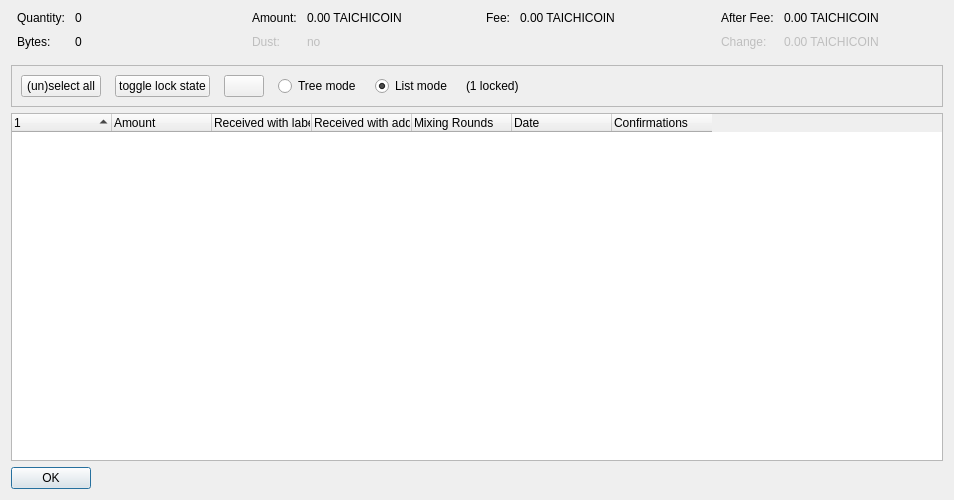
<?xml version="1.0" encoding="UTF-8"?>
<ui version="4.0">
 <class>CoinControlDialog</class>
 <widget class="QDialog" name="CoinControlDialog">
  <property name="geometry">
   <rect>
    <x>0</x>
    <y>0</y>
    <width>954</width>
    <height>500</height>
   </rect>
  </property>
  <property name="windowTitle">
   <string>Coin Selection</string>
  </property>
  <layout class="QVBoxLayout" name="verticalLayout">
   <item>
    <layout class="QHBoxLayout" name="horizontalLayoutTop" stretch="0,0,0,0">
     <property name="topMargin">
      <number>0</number>
     </property>
     <property name="bottomMargin">
      <number>10</number>
     </property>
     <item>
      <layout class="QFormLayout" name="formLayoutCoinControl1">
       <property name="horizontalSpacing">
        <number>10</number>
       </property>
       <property name="verticalSpacing">
        <number>10</number>
       </property>
       <property name="leftMargin">
        <number>6</number>
       </property>
       <property name="rightMargin">
        <number>6</number>
       </property>
       <item row="0" column="0">
        <widget class="QLabel" name="labelCoinControlQuantityText">
         <property name="text">
          <string>Quantity:</string>
         </property>
        </widget>
       </item>
       <item row="0" column="1">
        <widget class="QLabel" name="labelCoinControlQuantity">
         <property name="cursor">
          <cursorShape>IBeamCursor</cursorShape>
         </property>
         <property name="contextMenuPolicy">
          <enum>Qt::ActionsContextMenu</enum>
         </property>
         <property name="text">
          <string notr="true">0</string>
         </property>
         <property name="textInteractionFlags">
          <set>Qt::LinksAccessibleByMouse|Qt::TextSelectableByKeyboard|Qt::TextSelectableByMouse</set>
         </property>
        </widget>
       </item>
       <item row="1" column="0">
        <widget class="QLabel" name="labelCoinControlBytesText">
         <property name="text">
          <string>Bytes:</string>
         </property>
        </widget>
       </item>
       <item row="1" column="1">
        <widget class="QLabel" name="labelCoinControlBytes">
         <property name="cursor">
          <cursorShape>IBeamCursor</cursorShape>
         </property>
         <property name="contextMenuPolicy">
          <enum>Qt::ActionsContextMenu</enum>
         </property>
         <property name="text">
          <string notr="true">0</string>
         </property>
         <property name="textInteractionFlags">
          <set>Qt::LinksAccessibleByMouse|Qt::TextSelectableByKeyboard|Qt::TextSelectableByMouse</set>
         </property>
        </widget>
       </item>
      </layout>
     </item>
     <item>
      <layout class="QFormLayout" name="formLayoutCoinControl2">
       <property name="horizontalSpacing">
        <number>10</number>
       </property>
       <property name="verticalSpacing">
        <number>10</number>
       </property>
       <property name="leftMargin">
        <number>6</number>
       </property>
       <property name="rightMargin">
        <number>6</number>
       </property>
       <item row="0" column="0">
        <widget class="QLabel" name="labelCoinControlAmountText">
         <property name="text">
          <string>Amount:</string>
         </property>
        </widget>
       </item>
       <item row="0" column="1">
        <widget class="QLabel" name="labelCoinControlAmount">
         <property name="cursor">
          <cursorShape>IBeamCursor</cursorShape>
         </property>
         <property name="contextMenuPolicy">
          <enum>Qt::ActionsContextMenu</enum>
         </property>
         <property name="text">
          <string notr="true">0.00 TAICHICOIN</string>
         </property>
         <property name="textInteractionFlags">
          <set>Qt::LinksAccessibleByMouse|Qt::TextSelectableByKeyboard|Qt::TextSelectableByMouse</set>
         </property>
        </widget>
       </item>
       <item row="1" column="0">
        <widget class="QLabel" name="labelCoinControlLowOutputText">
         <property name="enabled">
          <bool>false</bool>
         </property>
         <property name="text">
          <string>Dust:</string>
         </property>
        </widget>
       </item>
       <item row="1" column="1">
        <widget class="QLabel" name="labelCoinControlLowOutput">
         <property name="enabled">
          <bool>false</bool>
         </property>
         <property name="cursor">
          <cursorShape>IBeamCursor</cursorShape>
         </property>
         <property name="contextMenuPolicy">
          <enum>Qt::ActionsContextMenu</enum>
         </property>
         <property name="text">
          <string notr="true">no</string>
         </property>
         <property name="textInteractionFlags">
          <set>Qt::LinksAccessibleByMouse|Qt::TextSelectableByKeyboard|Qt::TextSelectableByMouse</set>
         </property>
        </widget>
       </item>
      </layout>
     </item>
     <item>
      <layout class="QFormLayout" name="formLayoutCoinControl3">
       <property name="horizontalSpacing">
        <number>10</number>
       </property>
       <property name="verticalSpacing">
        <number>10</number>
       </property>
       <property name="leftMargin">
        <number>6</number>
       </property>
       <property name="rightMargin">
        <number>6</number>
       </property>
       <item row="0" column="0">
        <widget class="QLabel" name="labelCoinControlFeeText">
         <property name="text">
          <string>Fee:</string>
         </property>
        </widget>
       </item>
       <item row="0" column="1">
        <widget class="QLabel" name="labelCoinControlFee">
         <property name="cursor">
          <cursorShape>IBeamCursor</cursorShape>
         </property>
         <property name="contextMenuPolicy">
          <enum>Qt::ActionsContextMenu</enum>
         </property>
         <property name="text">
          <string notr="true">0.00 TAICHICOIN</string>
         </property>
         <property name="textInteractionFlags">
          <set>Qt::LinksAccessibleByMouse|Qt::TextSelectableByKeyboard|Qt::TextSelectableByMouse</set>
         </property>
        </widget>
       </item>
      </layout>
     </item>
     <item>
      <layout class="QFormLayout" name="formLayoutCoinControl4">
       <property name="horizontalSpacing">
        <number>10</number>
       </property>
       <property name="verticalSpacing">
        <number>10</number>
       </property>
       <property name="leftMargin">
        <number>6</number>
       </property>
       <property name="rightMargin">
        <number>6</number>
       </property>
       <item row="0" column="0">
        <widget class="QLabel" name="labelCoinControlAfterFeeText">
         <property name="text">
          <string>After Fee:</string>
         </property>
        </widget>
       </item>
       <item row="0" column="1">
        <widget class="QLabel" name="labelCoinControlAfterFee">
         <property name="cursor">
          <cursorShape>IBeamCursor</cursorShape>
         </property>
         <property name="contextMenuPolicy">
          <enum>Qt::ActionsContextMenu</enum>
         </property>
         <property name="text">
          <string notr="true">0.00 TAICHICOIN</string>
         </property>
         <property name="textInteractionFlags">
          <set>Qt::LinksAccessibleByMouse|Qt::TextSelectableByKeyboard|Qt::TextSelectableByMouse</set>
         </property>
        </widget>
       </item>
       <item row="1" column="0">
        <widget class="QLabel" name="labelCoinControlChangeText">
         <property name="enabled">
          <bool>false</bool>
         </property>
         <property name="text">
          <string>Change:</string>
         </property>
        </widget>
       </item>
       <item row="1" column="1">
        <widget class="QLabel" name="labelCoinControlChange">
         <property name="enabled">
          <bool>false</bool>
         </property>
         <property name="cursor">
          <cursorShape>IBeamCursor</cursorShape>
         </property>
         <property name="contextMenuPolicy">
          <enum>Qt::ActionsContextMenu</enum>
         </property>
         <property name="text">
          <string notr="true">0.00 TAICHICOIN</string>
         </property>
         <property name="textInteractionFlags">
          <set>Qt::LinksAccessibleByMouse|Qt::TextSelectableByKeyboard|Qt::TextSelectableByMouse</set>
         </property>
        </widget>
       </item>
      </layout>
     </item>
    </layout>
   </item>
   <item>
    <widget class="QFrame" name="frame">
     <property name="minimumSize">
      <size>
       <width>0</width>
       <height>40</height>
      </size>
     </property>
     <property name="frameShape">
      <enum>QFrame::StyledPanel</enum>
     </property>
     <property name="frameShadow">
      <enum>QFrame::Sunken</enum>
     </property>
     <layout class="QHBoxLayout" name="horizontalLayout">
      <item>
       <layout class="QHBoxLayout" name="horizontalLayoutPanel" stretch="0,0,0,0,0,0,0">
        <property name="spacing">
         <number>14</number>
        </property>
        <item>
         <widget class="QPushButton" name="pushButtonSelectAll">
          <property name="sizePolicy">
           <sizepolicy hsizetype="Maximum" vsizetype="Fixed">
            <horstretch>0</horstretch>
            <verstretch>0</verstretch>
           </sizepolicy>
          </property>
          <property name="text">
           <string>(un)select all</string>
          </property>
          <property name="autoDefault">
           <bool>false</bool>
          </property>
         </widget>
        </item>
        <item>
         <widget class="QPushButton" name="pushButtonToggleLock">
          <property name="sizePolicy">
           <sizepolicy hsizetype="Maximum" vsizetype="Fixed">
            <horstretch>0</horstretch>
            <verstretch>0</verstretch>
           </sizepolicy>
          </property>
          <property name="text">
           <string>toggle lock state</string>
          </property>
          <property name="autoDefault">
           <bool>false</bool>
          </property>
         </widget>
        </item>
        <item>
         <widget class="QPushButton" name="hideButton">
          <property name="sizePolicy">
           <sizepolicy hsizetype="Maximum" vsizetype="Fixed">
            <horstretch>0</horstretch>
            <verstretch>0</verstretch>
           </sizepolicy>
          </property>
          <property name="text">
           <string/>
          </property>
          <property name="autoDefault">
           <bool>false</bool>
          </property>
         </widget>
        </item>
        <item>
         <widget class="QRadioButton" name="radioTreeMode">
          <property name="sizePolicy">
           <sizepolicy hsizetype="Maximum" vsizetype="Fixed">
            <horstretch>0</horstretch>
            <verstretch>0</verstretch>
           </sizepolicy>
          </property>
          <property name="text">
           <string>Tree mode</string>
          </property>
         </widget>
        </item>
        <item>
         <widget class="QRadioButton" name="radioListMode">
          <property name="sizePolicy">
           <sizepolicy hsizetype="Maximum" vsizetype="Fixed">
            <horstretch>0</horstretch>
            <verstretch>0</verstretch>
           </sizepolicy>
          </property>
          <property name="text">
           <string>List mode</string>
          </property>
          <property name="checked">
           <bool>true</bool>
          </property>
         </widget>
        </item>
        <item>
         <widget class="QLabel" name="labelLocked">
          <property name="text">
           <string>(1 locked)</string>
          </property>
         </widget>
        </item>
        <item>
         <spacer name="horizontalSpacer">
          <property name="orientation">
           <enum>Qt::Horizontal</enum>
          </property>
          <property name="sizeHint" stdset="0">
           <size>
            <width>40</width>
            <height>20</height>
           </size>
          </property>
         </spacer>
        </item>
       </layout>
      </item>
     </layout>
    </widget>
   </item>
   <item>
    <widget class="CoinControlTreeWidget" name="treeWidget">
     <property name="contextMenuPolicy">
      <enum>Qt::CustomContextMenu</enum>
     </property>
     <property name="sortingEnabled">
      <bool>false</bool>
     </property>
     <property name="columnCount">
      <number>7</number>
     </property>
     <attribute name="headerShowSortIndicator" stdset="0">
      <bool>true</bool>
     </attribute>
     <attribute name="headerStretchLastSection">
      <bool>false</bool>
     </attribute>
     <column>
      <property name="text">
       <string/>
      </property>
     </column>
     <column>
      <property name="text">
       <string>Amount</string>
      </property>
     </column>
     <column>
      <property name="text">
       <string>Received with label</string>
      </property>
     </column>
     <column>
      <property name="text">
       <string>Received with address</string>
      </property>
     </column>
     <column>
      <property name="text">
       <string>Mixing Rounds</string>
      </property>
     </column>
     <column>
      <property name="text">
       <string>Date</string>
      </property>
     </column>
     <column>
      <property name="text">
       <string>Confirmations</string>
      </property>
      <property name="toolTip">
       <string>Confirmed</string>
      </property>
     </column>
    </widget>
   </item>
   <item>
    <widget class="QDialogButtonBox" name="buttonBox">
     <property name="sizePolicy">
      <sizepolicy hsizetype="Maximum" vsizetype="Fixed">
       <horstretch>0</horstretch>
       <verstretch>0</verstretch>
      </sizepolicy>
     </property>
     <property name="orientation">
      <enum>Qt::Horizontal</enum>
     </property>
     <property name="standardButtons">
      <set>QDialogButtonBox::Ok</set>
     </property>
    </widget>
   </item>
  </layout>
 </widget>
 <customwidgets>
  <customwidget>
   <class>CoinControlTreeWidget</class>
   <extends>QTreeWidget</extends>
   <header>qt/coincontroltreewidget.h</header>
  </customwidget>
 </customwidgets>
 <resources/>
 <connections/>
</ui>
